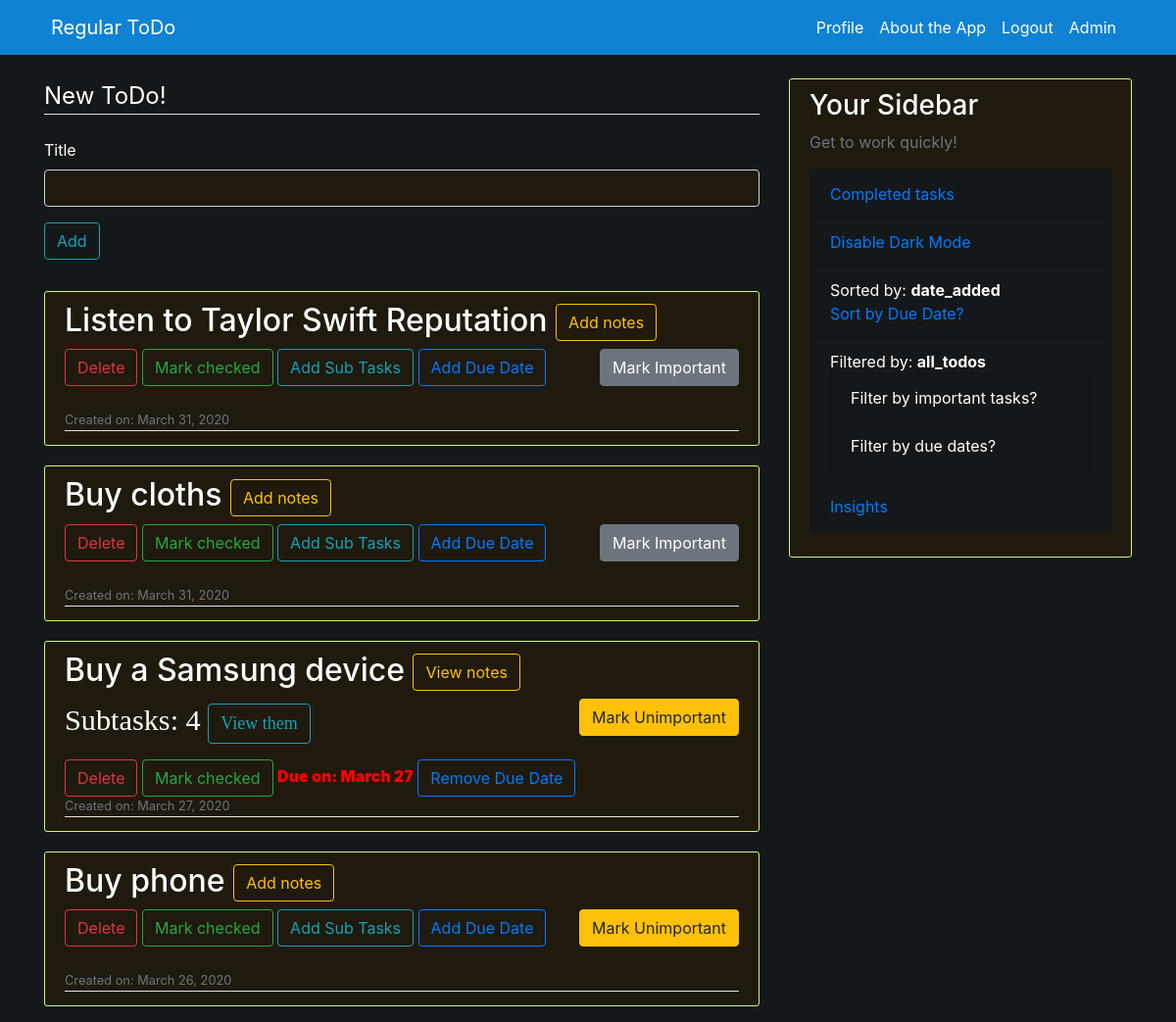
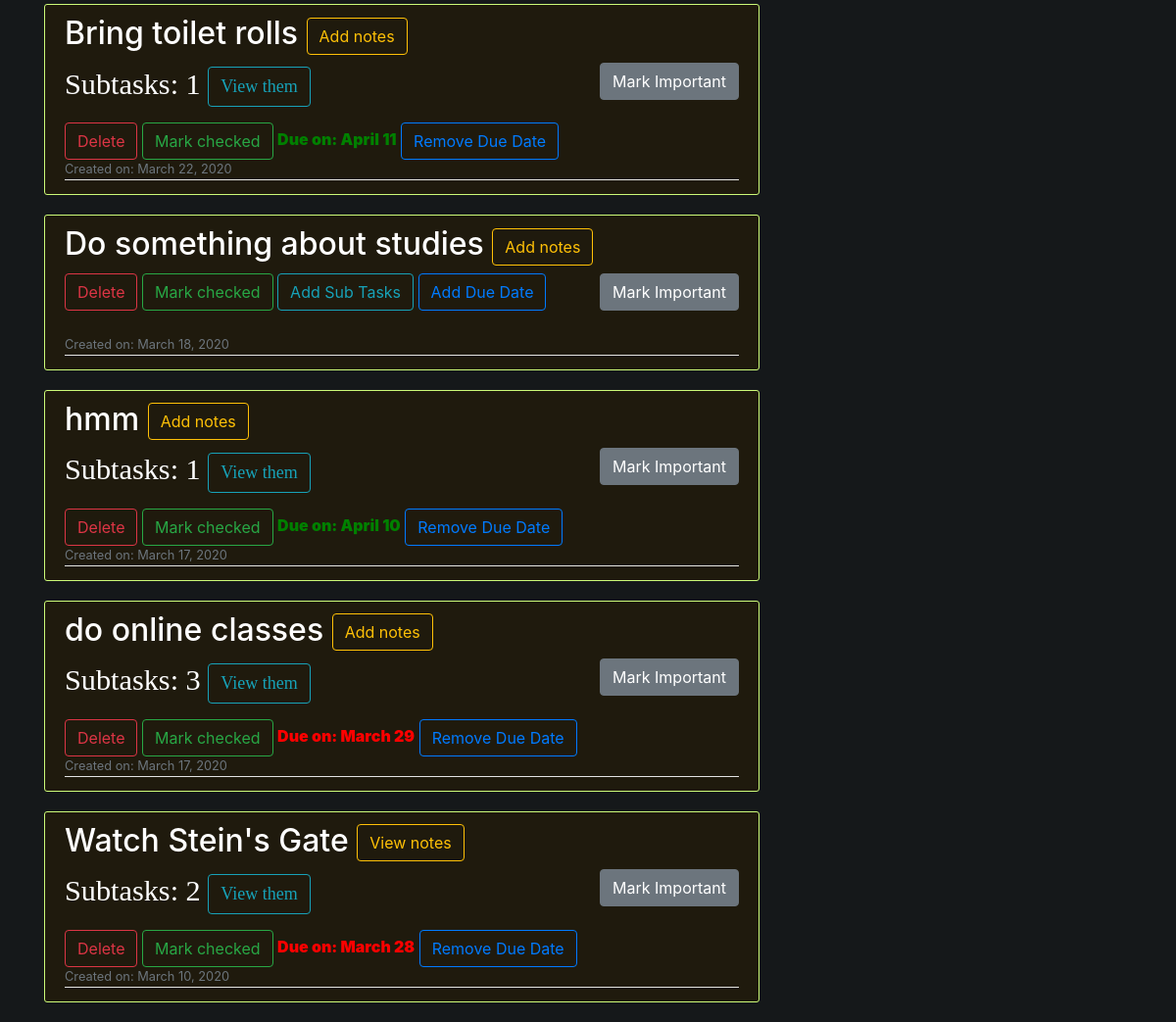
The app's page / (signed in) with its own data (2 pictures, top to bottom).
### ToDo/models.py (models this page shows, shortened)
class ToDo(models.Model):
    title = models.CharField(max_length=100)
    date_posted = models.DateTimeField(default=timezone.now)
    creator = models.ForeignKey(User, on_delete=models.CASCADE)
    is_checked = models.BooleanField(default=False)
    due_date = models.DateTimeField(null=True, blank=True)
    due_date_color = models.CharField(max_length=100, null=True, blank=True)
    num_of_subtasks = models.IntegerField(default=0)
    date_completed = models.DateTimeField(null=True, blank=True)
    notes = models.BooleanField(default=False)
    important = models.BooleanField(default=False)

### users/models.py (models this page shows, shortened)
class Profile(models.Model):
    user = models.OneToOneField(User, on_delete=models.CASCADE)
    image = models.ImageField(default="default.jpg", upload_to="profile_pics")
    todos = models.IntegerField(default=0)
    has_dark_mode = models.BooleanField(default=False)
    sort_todos_by = models.CharField(max_length=100, default="date_added")
    total_todos = models.IntegerField(default=0)
    filter_todos_by = models.CharField(max_length=100, default="all_todos")
    num_of_important_tasks = models.IntegerField(default=0)
    insights_enabled = models.BooleanField(default=False)
    last_insights_date = models.DateTimeField(null=True, blank=True)
    todos_created_this_week = models.IntegerField(default=0)
    todos_completed_this_week = models.IntegerField(default=0)
    todos_completed_on_time = models.IntegerField(default=0)
    generated_insights_this_week = models.BooleanField(default=False)
    efficiency_this_week = models.IntegerField(default=0)
    efficiency_change = models.IntegerField(default=0)
    efficiency_change_type = models.CharField(max_length=100, default="NOT_PROVIDED")

### ToDo/views.py (the view, shortened to what this page needs)
# urls.py: 2. Add a URL to urlpatterns:  path('', views.home, name='home')
def home(request):
    if request.method == "POST":
        due_form = DueDateForm(request.POST)
        add_form = NewTaskForm(request.POST)
        if due_form.is_valid():
            days = due_form.cleaned_data.get("due_date").lower()
            if days == "today":
                days = 0
            elif days == "tomorrow":
                days = 1
            elif days == "next week":
                days = 7
            elif days == "yesterday":
                days = -1
            elif days == "last week":
                days = -7
            else:
                days = int(days)
            today = datetime.datetime.today()
            due_date = today + datetime.timedelta(days=days)
            todo = ToDo.objects.get(pk=int(request.POST.get("title", "")))
            todo.due_date = due_date
            todo.save()
            messages.success(request, "Due Date added to task")
            return redirect("todo-home")
        elif add_form.is_valid():
            title = add_form.cleaned_data.get("title")
            todo = ToDo(title=title)
            todo.creator = request.user
            todo.save()
            user = User.objects.get(username=request.user.username)
            user.profile.todos += 1
            user.profile.total_todos += 1
            user.save()
            messages.success(request, "Your new task has been added")
            return redirect("todo-home")
    else:
        add_form = NewTaskForm()
        due_form = DueDateForm()
    today = datetime.datetime.now(datetime.timezone.utc)
    todo_objects = ToDo.objects.all()
    for todo in todo_objects:
        if todo.due_date is not None:
            if todo.due_date.day == today.day:
                todo.due_date_color = "blue"
            elif todo.due_date > today:
                todo.due_date_color = "green"
            elif todo.due_date < today:
                todo.due_date_color = "red"
            todo.save()
    todos = todo_objects
    if request.user.is_authenticated:
        user = User.objects.get(username=request.user.username)
        if user.profile.sort_todos_by == "date_added":
            if user.profile.filter_todos_by == "important_todos":
                todos = ToDo.objects.filter(important=True).order_by("-date_posted")
            elif user.profile.filter_todos_by == "due_date_todos":
                todos = []
                for todo in ToDo.objects.all():
                    if todo.due_date is not None:
                        todos.append(todo)
                todos.reverse()
            elif user.profile.filter_todos_by == "all_todos":
                todos = ToDo.objects.all().order_by("-date_posted")
        if not user.profile.insights_enabled:
            if (today - user.date_joined).days >= 7:
                user.profile.insights_enabled = True
                previous_monday = today - datetime.timedelta(days=today.weekday())
                user.profile.last_insights_date = previous_monday
                user.save()
        if user.profile.insights_enabled:
            if (today - user.profile.last_insights_date).days >= 7:
                user.profile.generated_insights_this_week = False
                user.save()
    context = {
        "todos": todos,
        "add_form": add_form,
        "due_form": due_form
    }
    return render(request, "ToDo/home.html", context=context)

### ToDo/forms.py
class NewTaskForm(forms.Form):
    title = forms.CharField(max_length=150)

class DueDateForm(forms.Form):
    due_date = forms.CharField(max_length=150, help_text="eg. 'tomorrow', 'today', yesterday, next week, 5")

### ToDo/templates/ToDo/home.html (shortened to what this page needs)
{% extends "ToDo/base.html" %}
{% block content %}
{% load crispy_forms_tags %}
{% load user_agents %}
    {% if user.is_authenticated %}
        <div class="content section">
            <form method="POST" name="add_form">
                <fieldset class="form-group dark-mode-assist">
                    <legend class="border-bottom mb-4">New ToDo!</legend>
                    {{ add_form|crispy }}
                    <div class="form-group">
                        <button class="btn btn-outline-info" type="submit" name="add-task">Add</button>
                    </div>
                </fieldset>
            </form>
        </div>
        {% if user.profile.todos == 0 %}
            <div class="container-fluid">
                <h2>You are on top of the world!</h2>
            </div>
        {% else %}
            {% for todo in todos %}
                {% if user.username|lower == todo.creator|lower and not todo.is_checked %}
                    <article class="media content-section">
                        <div class="media-body">
                            {% if todo.notes %}
                                <h2><a href="{% url 'todo-edit' todo.pk %}" class="article-title">{{ todo.title }}</a> <button onclick="location.href='{% url 'todo-add-notes' todo.pk %}'" class="btn btn-outline-warning" type="submit">View notes</button></h2>
                            {% else %}
                                <h2><a href="{% url 'todo-edit' todo.pk %}" class="article-title">{{ todo.title }}</a> <button onclick="location.href='{% url 'todo-add-notes' todo.pk %}'" class="btn btn-outline-warning" type="submit">Add notes</button></h2>
                            {% endif %}
                            {% if not todo.important %}
                                <button style="float: right;" onclick="location.href='{% url 'todo-toggle-important' todo.pk %}'" type="submit" class="btn btn-secondary">
                                    <span aria-hidden="true">Mark Important</span>
                                </button>
                            {% else %}
                                <button style="float: right;" onclick="location.href='{% url 'todo-toggle-important' todo.pk %}'" type="submit" class="btn btn-warning">
                                    <span aria-hidden="true">Mark Unimportant</span>
                                </button>
                            {% endif %}
                            {% if todo.num_of_subtasks != 0 %}
                                <p class="dark-mode-assist" style="font-family: Calibri; font-size: 3ch;">Subtasks: {{ todo.num_of_subtasks }} <button style="font-size: 18px;" onclick="location.href='{% url 'todo-add-subtask' todo.pk %}'" class="btn btn-outline-info" type="submit">View them</button></p>
                            {% endif %}
                            <button type="button" class="btn btn-outline-danger" data-toggle="modal" data-target="#exampleModalCenter">
                              Delete
                            </button>
                            <button onclick="location.href='{% url 'todo-check' todo.pk %}'" class="btn btn-outline-success" type="submit">Mark checked</button>
                            {% if todo.num_of_subtasks == 0 %}
                                <button onclick="location.href='{% url 'todo-add-subtask' todo.pk %}'" class="btn btn-outline-info" type="submit">Add Sub Tasks</button>
                            {% endif %}
                            {% if todo.due_date == None %}
                                <a class="btn btn-outline-primary" data-toggle="collapse" href="#multiCollapseExample{{ todo.pk }}" role="button" aria-expanded="false" aria-controls="multiCollapseExample{{ todo.pk }}">Add Due Date</a>
                                <div class="row">
                                  <div class="col">
                                  </div>
                                </div>
                            {% else %}
                                <p2 style="font-weight: 1000; color: {{ todo.due_date_color }}; ">Due on: {{ todo.due_date|date:"F d" }}</p2>
                                <button onclick="location.href='{% url 'todo-due-remove' todo.pk %}'" class="btn btn-outline-primary" type="submit">Remove Due Date</button>
                            {% endif %}
                            <br>
                            <div class="article-metadata">
                                <small class="text-muted">Created on: {{ todo.date_posted|date:"F d, Y" }}</small>
                            </div>
                        </div>
                    </article>
                {% endif %}
            {% endfor %}
        {% endif %}
    {% endif %}
{% endblock content %}

### ToDo/templates/ToDo/base.html (shortened to what this page needs)
{% load static %}
{% load user_agents %}
<html>
<head>
    <link rel="stylesheet" href="https://maxcdn.bootstrapcdn.com/bootstrap/4.0.0/css/bootstrap.min.css">
    {% if user.profile.has_dark_mode %}
        <link rel="stylesheet" type="text/css" href="{% static 'ToDo/main_dark.css' %}">
    {% else %}
        <link rel="stylesheet" type="text/css" href="{% static 'ToDo/main_light.css' %}">
    {% endif %}
</head>
<body>
    <header class="site-header">
        <nav class="navbar navbar-nav navbar-dark bg-steel navbar-expand-md fixed-top nav-fill">
          <div class="container">
            <a style="padding-left:15px" class="navbar-brand mr-4 nav-link" href="{% url 'todo-home' %}">Regular ToDo</a>
            <div class="collapse navbar-collapse" id="navbarToggle">
              <div class="navbar-nav">
                {% if user.is_authenticated %}
                    {% if request.path != "/profile/" %}
                        <a class="nav-item nav-link" href="{% url 'profile' %}">Profile</a>
                    {% endif %}
                    {% if request.path != "/about/" %}
                        <a class="nav-item nav-link" href="{% url 'todo-about' %}">About the App</a>
                    {% endif %}
                    <a class="nav-item nav-link" href="{% url 'logout' %}">Logout</a>
                    {% if user.is_superuser %}
                        <a class="nav-item nav-link" href="{% url 'admin:index' %}">Admin</a>
                    {% endif %}
                {% endif %}
              </div>
            </div>
          </div>
        </nav>
    </header>
    <main role="main" class="container">
        <div class="row">
            <div class="col-md-8">
                {% block content %}{% endblock %}
            </div>
            {% if user.is_authenticated and request.path != "/about/" %}
                <div class="col-md-4">
                    <div class="content-section">
                        <h3>Your Sidebar</h3>
                        <p class='text-muted'>Get to work quickly!
                            <ul class="list-group">
                                {% if request.path != "/todo/completed/" %}
                                    <li class="list-group-item dark-mode-assist-section"><a href="{% url 'todo-completed' %}">Completed tasks</a></li>
                                {% endif %}
                                {% if user.profile.has_dark_mode %}
                                    <li class="list-group-item dark-mode-assist-section"><a href="{% url 'todo-darkmode' %}">Disable Dark Mode</a></li>
                                {% else %}
                                    <li class="list-group-item dark-mode-assist-section"><a href="{% url 'todo-darkmode' %}">Enable Dark Mode</a></li>
                                {% endif %}
                                {% if request.path == "/" %}
                                    {% if user.profile.sort_todos_by == "date_added" %}
                                        <li class="list-group-item dark-mode-assist-section">Sorted by: <b>{{ user.profile.sort_todos_by }}</b><br><a href="{% url 'todo-user-sort' %}">Sort by Due Date?</a></li>
                                    {% else %}
                                        <li class="list-group-item dark-mode-assist-section">Sorted by: <b>{{ user.profile.sort_todos_by }}</b><br><a href="{% url 'todo-user-sort' %}">Sort by Date Added?</a></li>
                                    {% endif %}
                                {% endif %}
                                {% if request.path == "/" %}
                                    <li class="list-group-item dark-mode-assist-section">
                                        Filtered by: <b>{{ user.profile.filter_todos_by }}</b>
                                        {% if user.profile.filter_todos_by == "all_todos" %}
                                            <a href="{% url 'todo-filter-important' %}" class="list-group-item dark-mode-assist-section">Filter by important tasks?</a>
                                            <a href="{% url 'todo-filter-due-dates' %}" class="list-group-item dark-mode-assist-section">Filter by due dates?</a>
                                        {% elif user.profile.filter_todos_by == "important_todos" %}
                                            <a href="{% url 'todo-filter-normal' %}" class="list-group-item dark-mode-assist-section">Filter by all tasks?</a>
                                            <a href="{% url 'todo-filter-due-dates' %}" class="list-group-item dark-mode-assist-section">Filter by due dates?</a>
                                        {% elif user.profile.filter_todos_by == "due_date_todos" %}
                                            <a href="{% url 'todo-filter-normal' %}" class="list-group-item dark-mode-assist-section">Filter by all tasks?</a>
                                            <a href="{% url 'todo-filter-important' %}" class="list-group-item dark-mode-assist-section">Filter by important tasks?</a>
                                        {% endif %}
                                    </li>
                                {% endif %}
                                {% if request.path != "/insights/" %}
                                    <li class="list-group-item dark-mode-assist-section"><a href="{% url 'insights' %}">Insights</a></li>
                                {% endif %}
                            </ul>
                        </p>
                    </div>
                </div>
            {% endif %}
        </div>
    </main>
</body>
</html>

### static/ToDo/main_dark.css (style rules this page uses)
body { background: #15181a; color: #333333; margin-top: 5rem; }
h1, h2, h3, h4, h5, h6 { color: #ffffff; }
.form-control { background: #1f1a0d; color: #ffffff; }
.dark-mode-assist { color: #ffffff; }
.dark-mode-assist-section { color: #ffffff; background: #15181a; border: 1px line #a80de0; }
ul { margin: 0; }
.bg-steel { background-color: #1082d3; }
.site-header .navbar-nav .nav-link { color: #ffffff; }
.content-section { background: #1f1a0d; padding: 10px 20px; border: 1px solid #ccfa78; border-radius: 3px; margin-bottom: 20px; }
.article-title { color: #ffffff; }
.article-metadata { padding-bottom: 1px; margin-bottom: 4px; border-bottom: 1px solid #e3e3e3 }

### records on screen
ToDo: title "Listen to Taylor Swift Reputation", important "Mark Important", num_of_subtasks "Add Sub Tasks", date_posted "March 31, 2020"
ToDo: title "Buy cloths", important "Mark Important", num_of_subtasks "Add Sub Tasks", date_posted "March 31, 2020"
ToDo: title "Buy a Samsung device", important "Mark Unimportant", num_of_subtasks "4", due_date "March 27", date_posted "March 27, 2020"
ToDo: title "Buy phone", important "Mark Unimportant", num_of_subtasks "Add Sub Tasks", date_posted "March 26, 2020"
ToDo: title "Bring toilet rolls", important "Mark Important", num_of_subtasks "1", due_date "April 11", date_posted "March 22, 2020"
ToDo: title "Do something about studies", important "Mark Important", num_of_subtasks "Add Sub Tasks", date_posted "March 18, 2020"
ToDo: title "hmm", important "Mark Important", num_of_subtasks "1", due_date "April 10", date_posted "March 17, 2020"
ToDo: title "do online classes", important "Mark Important", num_of_subtasks "3", due_date "March 29", date_posted "March 17, 2020"
ToDo: title "Watch Stein's Gate", important "Mark Important", num_of_subtasks "2", due_date "March 28", date_posted "March 10, 2020"

### other values on screen
{{ user.profile.sort_todos_by }} "date_added"
{{ user.profile.filter_todos_by }} "all_todos"
